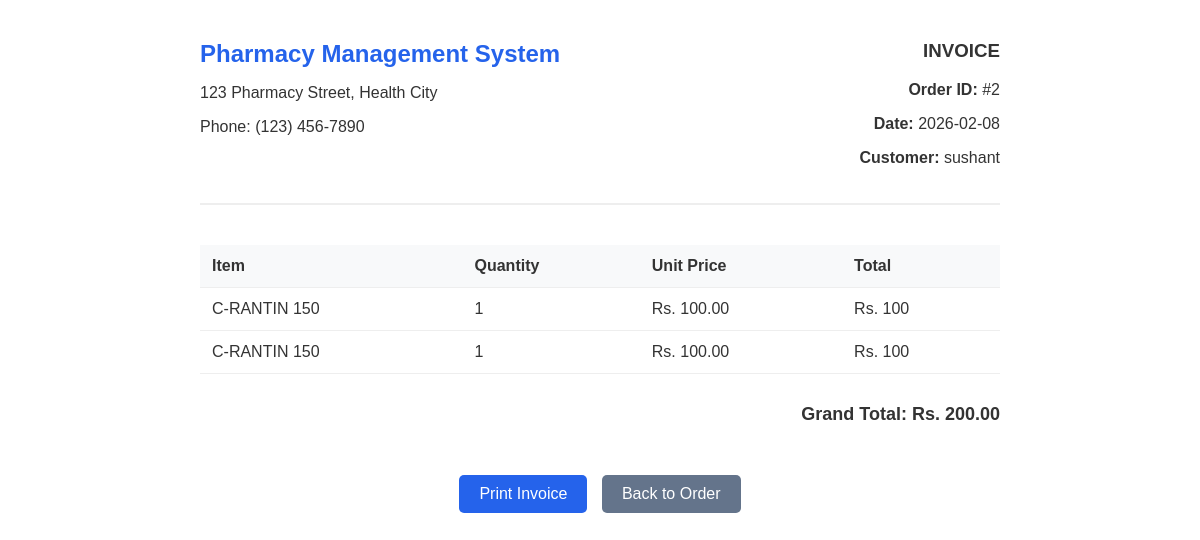
The app's page /orders/2/invoice/ (signed in) with its own data.
### pharmacy/models.py (models this page shows, shortened)
class Order(models.Model):
    customer = models.ForeignKey(Customer, on_delete=models.CASCADE)
    order_date = models.DateTimeField(auto_now_add=True)
    total_amount = models.DecimalField(max_digits=10, decimal_places=2, default=0)
    status = models.CharField(max_length=20, default='Pending', choices=[('Pending', 'Pending'), ('Completed', 'Completed'), ('Cancelled', 'Cancelled')])

class Customer(models.Model):
    user = models.OneToOneField(User, on_delete=models.CASCADE, null=True, blank=True)
    name = models.CharField(max_length=100)
    email = models.EmailField()
    phone = models.CharField(max_length=20)

class OrderItem(models.Model):
    order = models.ForeignKey(Order, related_name='items', on_delete=models.CASCADE)
    medicine = models.ForeignKey(Medicine, on_delete=models.CASCADE)
    quantity = models.PositiveIntegerField()

class Medicine(models.Model):
    name = models.CharField(max_length=100)
    description = models.TextField()
    price = models.DecimalField(max_digits=10, decimal_places=2)
    quantity = models.PositiveIntegerField()
    expiry_date = models.DateField(null=True, blank=True)

### pharmacy/views.py (the view)
# urls.py: path('orders/<int:pk>/invoice/', views.order_invoice, name='order_invoice'),
@login_required
def order_invoice(request, pk):
    order = get_object_or_404(Order, pk=pk)
    items = order.items.all()
    return render(request, 'pharmacy/invoice.html', {'order': order, 'items': items})

### pharmacy/templates/pharmacy/invoice.html (shortened to what this page needs)
<!DOCTYPE html>
<html lang="en">
<head>
</head>
<body>
    <div class="invoice-header">
        <div>
            <div class="invoice-title">Pharmacy Management System</div>
            <p>123 Pharmacy Street, Health City</p>
            <p>Phone: (123) 456-7890</p>
        </div>
        <div class="invoice-details">
            <h3 style="margin-top: 0;">INVOICE</h3>
            <p><strong>Order ID:</strong> #{{ order.id }}</p>
            <p><strong>Date:</strong> {{ order.order_date|date:"Y-m-d" }}</p>
            <p><strong>Customer:</strong> {{ order.customer.name }}</p>
        </div>
    </div>
    <table>
        <thead>
            <tr>
                <th>Item</th>
                <th>Quantity</th>
                <th>Unit Price</th>
                <th>Total</th>
            </tr>
        </thead>
        <tbody>
            {% for item in items %}
            <tr>
                <td>{{ item.medicine.name }}</td>
                <td>{{ item.quantity }}</td>
                <td>Rs. {{ item.medicine.price }}</td>
                <td>Rs. {% widthratio item.medicine.price 1 item.quantity %}</td>
            </tr>
            {% endfor %}
        </tbody>
    </table>
    <div class="total-section">
        <p>Grand Total: Rs. {{ order.total_amount }}</p>
    </div>
    <div class="actions">
        <button onclick="window.print()" class="print-btn">Print Invoice</button>
        <a href="{% url 'order_detail' order.pk %}" class="back-btn">Back to Order</a>
    </div>
</body>
</html>

### pharmacy/templates/pharmacy/invoice.html (style rules this page uses)
body { font-family: 'Helvetica', sans-serif; padding: 40px; color: #333; max-width: 800px; margin: 0 auto; }
.invoice-header { display: flex; justify-content: space-between; margin-bottom: 40px; border-bottom: 2px solid #eee; padding-bottom: 20px; }
.invoice-title { font-size: 24px; font-weight: bold; color: #2563eb; margin-bottom: 5px; }
.invoice-details { text-align: right; }
table { width: 100%; border-collapse: collapse; margin-bottom: 30px; }
th, td { padding: 12px; border-bottom: 1px solid #eee; text-align: left; }
th { background-color: #f8f9fa; font-weight: bold; }
.total-section { text-align: right; font-size: 18px; font-weight: bold; margin-top: 20px; }
.print-btn { background: #2563eb; color: white; border: none; padding: 10px 20px; cursor: pointer; border-radius: 5px; font-size: 16px; text-decoration: none; display: inline-block; }
.back-btn { background: #64748b; color: white; border: none; padding: 10px 20px; cursor: pointer; border-radius: 5px; font-size: 16px; text-decoration: none; display: inline-block; margin-left: 10px; }
.actions { text-align: center; margin-top: 50px; }

### records on screen
Order: id "2", order_date "2026-02-08", customer.name "sushant", total_amount "200.00"
OrderItem: medicine.name "C-RANTIN 150", quantity "1", medicine.price "100.00", medicine+quantity "100"
OrderItem: medicine.name "C-RANTIN 150", quantity "1", medicine.price "100.00", medicine+quantity "100"
